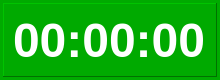
<?xml version="1.0" encoding="UTF-8"?>
<ui version="4.0">
 <class>dlgTimer</class>
 <widget class="QDialog" name="dlgTimer">
  <property name="geometry">
   <rect>
    <x>0</x>
    <y>0</y>
    <width>220</width>
    <height>80</height>
   </rect>
  </property>
  <property name="windowTitle">
   <string>Timer</string>
  </property>
  <property name="styleSheet">
   <string notr="true">background-color: rgb(0, 170, 0);</string>
  </property>
  <layout class="QVBoxLayout" name="verticalLayout_2">
   <property name="spacing">
    <number>0</number>
   </property>
   <property name="leftMargin">
    <number>3</number>
   </property>
   <property name="topMargin">
    <number>3</number>
   </property>
   <property name="rightMargin">
    <number>3</number>
   </property>
   <property name="bottomMargin">
    <number>3</number>
   </property>
   <item>
    <widget class="QFrame" name="frame">
     <property name="frameShape">
      <enum>QFrame::Panel</enum>
     </property>
     <property name="frameShadow">
      <enum>QFrame::Raised</enum>
     </property>
     <layout class="QHBoxLayout" name="horizontalLayout">
      <property name="spacing">
       <number>0</number>
      </property>
      <property name="leftMargin">
       <number>5</number>
      </property>
      <property name="topMargin">
       <number>5</number>
      </property>
      <property name="rightMargin">
       <number>5</number>
      </property>
      <property name="bottomMargin">
       <number>5</number>
      </property>
      <item>
       <spacer name="horizontalSpacer">
        <property name="orientation">
         <enum>Qt::Horizontal</enum>
        </property>
        <property name="sizeHint" stdset="0">
         <size>
          <width>40</width>
          <height>20</height>
         </size>
        </property>
       </spacer>
      </item>
      <item>
       <widget class="QLabel" name="lblCounter">
        <property name="font">
         <font>
          <family>Arial</family>
          <pointsize>36</pointsize>
          <weight>75</weight>
          <bold>true</bold>
         </font>
        </property>
        <property name="styleSheet">
         <string notr="true">color: rgb(255, 255, 255);</string>
        </property>
        <property name="text">
         <string>00:00:00</string>
        </property>
       </widget>
      </item>
      <item>
       <spacer name="horizontalSpacer_2">
        <property name="orientation">
         <enum>Qt::Horizontal</enum>
        </property>
        <property name="sizeHint" stdset="0">
         <size>
          <width>40</width>
          <height>20</height>
         </size>
        </property>
       </spacer>
      </item>
     </layout>
    </widget>
   </item>
  </layout>
 </widget>
 <resources/>
 <connections/>
</ui>
